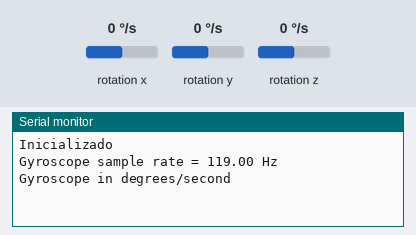
Recording of a sketch running on a simulated Arduino Nano 33 BLE. Shown: the last lines printed to the serial monitor. The test bench sets the inputs (shaded band); at power-on: rotation x 0 °/s, rotation y 0 °/s, rotation z 0 °/s.

Above: at 1.2 s.
1.3 s: rotation x set to -27 °/s
2.8 s: rotation x set to -33 °/s
At 3.2 s:
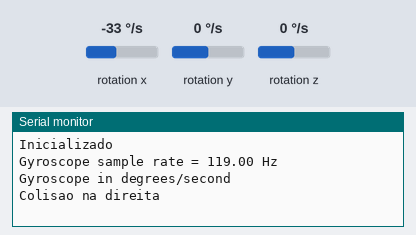
7.3 s: rotation y set to -33 °/s
At 7.7 s:
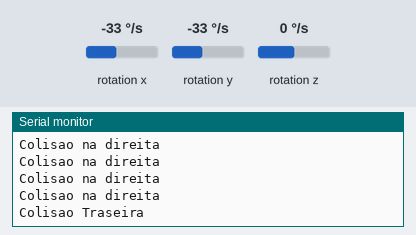
8.8 s: rotation y set to -28 °/s
At 9.2 s:
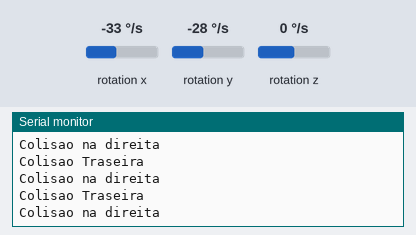

The sketch:

Giroscopio_Teste.ino
```cpp
#include <Arduino_LSM9DS1.h>
float x, y, z;
int plusThreshold = 30, minusThreshold = -30;
void setup() {
  Serial.begin(9600);
  while (!Serial);
  Serial.println("Inicializado");
  if (!IMU.begin()) {
    Serial.println("Falha ao iniciar IMU");
    while (1);
  }
  Serial.print("Gyroscope sample rate = ");
  Serial.print(IMU.gyroscopeSampleRate());
  Serial.println(" Hz");
  Serial.println();
  Serial.println("Gyroscope in degrees/second");
}
void loop() {
  if (IMU.gyroscopeAvailable()) {
    IMU.readGyroscope(x, y, z);
  }
  if(y > plusThreshold)
  {
    Serial.println("Colisao Frontal");
    delay(500);
  }
  if(y < minusThreshold)
  {
    Serial.println("Colisao Traseira");
    delay(500);
  }
  if(x < minusThreshold)
  {
    Serial.println("Colisao na direita");
    delay(500);
  }
    if(x > plusThreshold)
  {
    Serial.println("Colisao na esquerda");
    delay(500);
  }
}
```

Measured:
- the behaviour switches between -30 and -31 °/s on rotation x (found by bisection; images 0 and 1)
- the behaviour switches between -31 and -30 °/s on rotation y (found by bisection; images 2 and 3)
- after the input at 2.8 s, the serial monitor: prints a new line at once (image 1)
- after the input at 7.3 s, the serial monitor: prints a new line at once (image 2)
